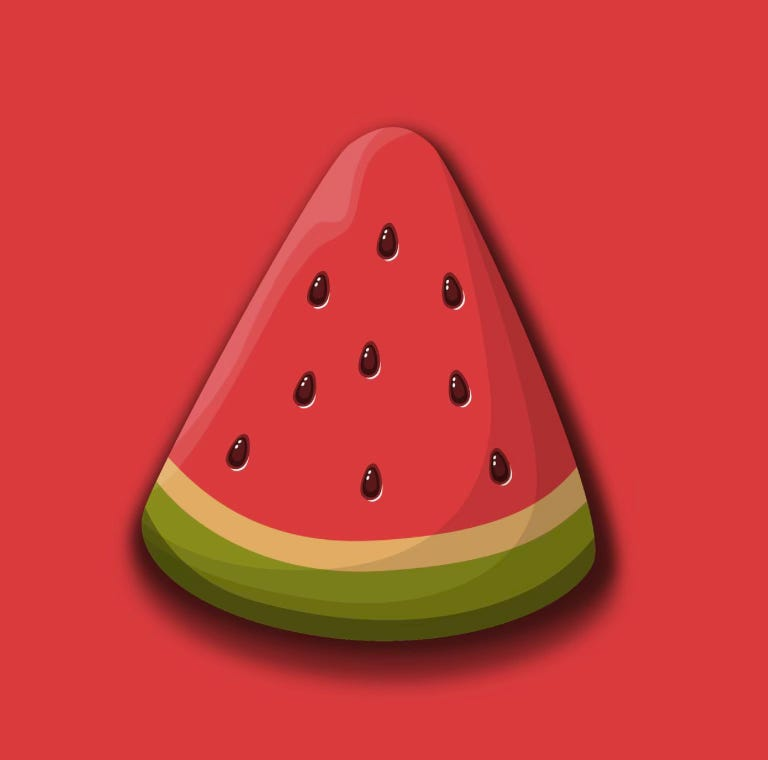
#> input picture colores/image.png, 768 x 760 px
$ python paletas_colores.py
#> lines starting #> are read from the running program, lines starting #| are printed output that depends on the picture
'''
Este proyecto extrae los colores dominantes de cualquier imagen y crea una paleta de colores.
Utiliza OpenCV para cargar la imagen y la agrupación en clústeres KMeans de scikit-learn para
encontrar los colores principales. Este proyecto le enseñará sobre algoritmos de agrupación en
clústeres y procesamiento de imágenes, al mismo tiempo que produce resultados visualmente atractivos.
Resultado esperado
El programa lee un archivo image.png. Después de ejecutar el programa, debería generar y mostrar la
paleta de colores para la imagen de entrada utilizando matplotlib.

Requisitos previos
Bibliotecas requeridas: opencv, numpy, scikit-learn, matplotlib
pip install opencv-python numpy scikit-learn matplotlib
'''

import cv2
import numpy as np
import matplotlib.pyplot as plt
from sklearn.cluster import KMeans

# Cargar la imagen
image = cv2.imread('image.png')
#> image is the input picture: shape (760, 768, 3); mean B, G, R 57.2, 61.7, 203.3
image = cv2.cvtColor(image, cv2.COLOR_BGR2RGB)  # Convertir de BGR a RGB

# Redimensionar la imagen a un tamaño más manejable
image = image.reshape((image.shape[0] * image.shape[1], 3))

# Aplicar KMeans para encontrar los colores dominantes
n_colors = 5  # Número de colores que deseas extraer
kmeans = KMeans(n_clusters=n_colors)
kmeans.fit(image)

# Obtener los colores
colors = kmeans.cluster_centers_.astype(int)

# Crear una paleta de colores
palette = np.zeros((50, 300, 3), dtype=int)

for i, color in enumerate(colors):
    palette[:, i * 60:(i + 1) * 60] = color  # Cada color ocupa un bloque de 60 píxeles

# Mostrar la paleta usando Matplotlib
plt.imshow(palette)
plt.axis('off')  # No mostrar los ejes
plt.show()
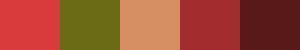
#> shown: shape (50, 300, 3); mean R, G, B 157.6, 75.4, 49.6
